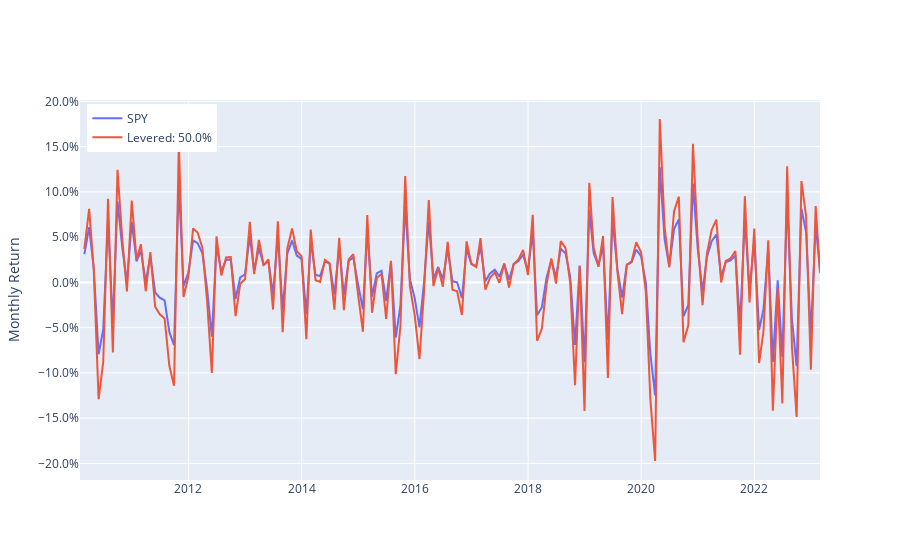

Notebook source saved alongside this figure:
### Code cell
# Levered returns are riskier
fig = go.Figure()
trace0= go.Scatter(x=ret.index.to_timestamp("M"), y=ret, mode="lines", name=ticker)
trace1= go.Scatter(x=levered_ret.index.to_timestamp("M"), y=levered_ret, mode="lines", name=f'Levered: {leverage:0.1%}')
fig.add_trace(trace0)
fig.add_trace(trace1)
fig.layout.yaxis["title"] = "Monthly Return"
fig.update_yaxes(tickformat=".1%")
fig.update_layout(legend=dict(yanchor="top", y =0.99, xanchor="left", x=0.01))
fig.show()

### Figure 1 — Plotly figure (JSON) as saved in the notebook; plotly's stock layout.template omitted (floating-point values rounded to 4 significant figures; data arrays with more than 128 entries replaced by an {"elided": "..."} marker saying what was removed)
{"data": [{"mode": "lines", "name": "SPY", "type": "scatter", "x": {"elided": "158 str values"}, "y": {"elided": "158 float values"}}, {"mode": "lines", "name": "Levered: 50.0%", "type": "scatter", "x": {"elided": "158 str values"}, "y": {"elided": "158 float values"}}], "layout": {"legend": {"x": 0.01, "xanchor": "left", "y": 0.99, "yanchor": "top"}, "yaxis": {"tickformat": ".1%", "title": {"text": "Monthly Return"}}}}
